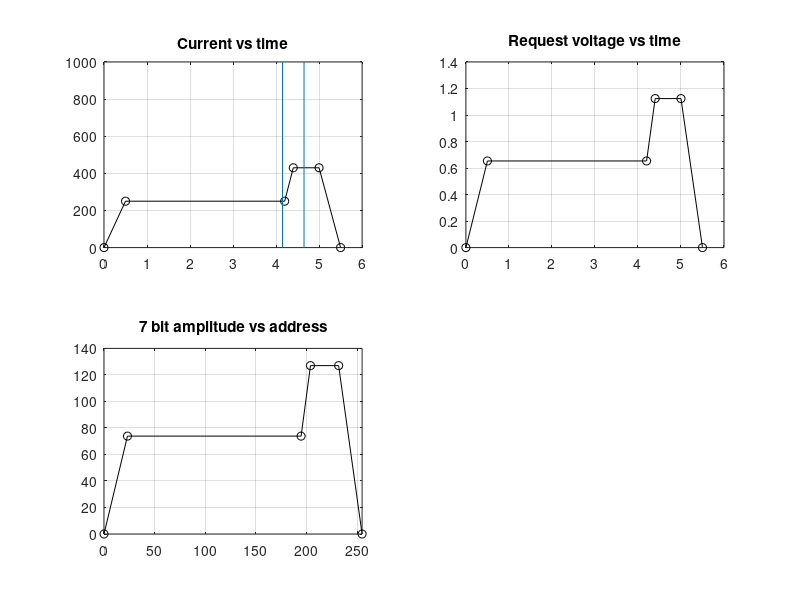

Here is the MATLAB script that generated this plot:
% Programming the Wavetek SG
% clear all
% close all

RFpulseLength = 0.5;
RFStart = 4.15;
RFEnd = RFStart + RFpulseLength;

Ymax = 127;
Ymin = 0  ;

Xmin = 0  ;
Xmax = 255;

Ical = 382.6; % [A/V]

CurrentProgram = 10;

switch CurrentProgram
    case 8 
        I = [0,220 ,220 ,220  ,220  ,0];
        t = [0,0.5 ,4.2 ,4.4  ,5.5  ,6];
    case 9
        I = [0,220 ,220 ,310  ,310  ,0];
        t = [0,0.5 ,4.2 ,4.4  ,5.5  ,6];
    case 10
        I = [0,250 ,250 ,430  ,430  ,0  ];
        t = [0,0.5 ,4.2 ,4.4  ,5.0  ,5.5];
    case 11
        I = [0,220 ,220 ,440  ,440  ,0];
        t = [0,0.5 ,4.2 ,4.4  ,5.5  ,6];
    case 12
        I = [0,250 ,250 ,500  ,500  ,0];
        t = [0,0.5 ,4.2 ,4.4  ,5.5  ,6];
end

% Convert the desired current to voltge request level:
V = I/Ical;

% Convert request voltage and time to bits:
Y = V*(Ymax/max(V));
X = t*(Xmax/max(t));

% Plot data
figure
subplot(2,2,1)
hold on
plot(t,I,'ko-')
line([RFStart,RFStart],[0,1e3])
line([RFEnd,RFEnd],[0,1e3])
box on
title('Current vs time')
grid on

subplot(2,2,2)
plot(t,V,'ko-')
box on
title('Request voltage vs time')
grid on

subplot(2,2,3)
plot(X,Y,'ko-')
title('7 bit amplitude vs address')
xlim([Xmin,Xmax])
grid on

set(gcf,'color','w','Position',[600  60  500  550])
